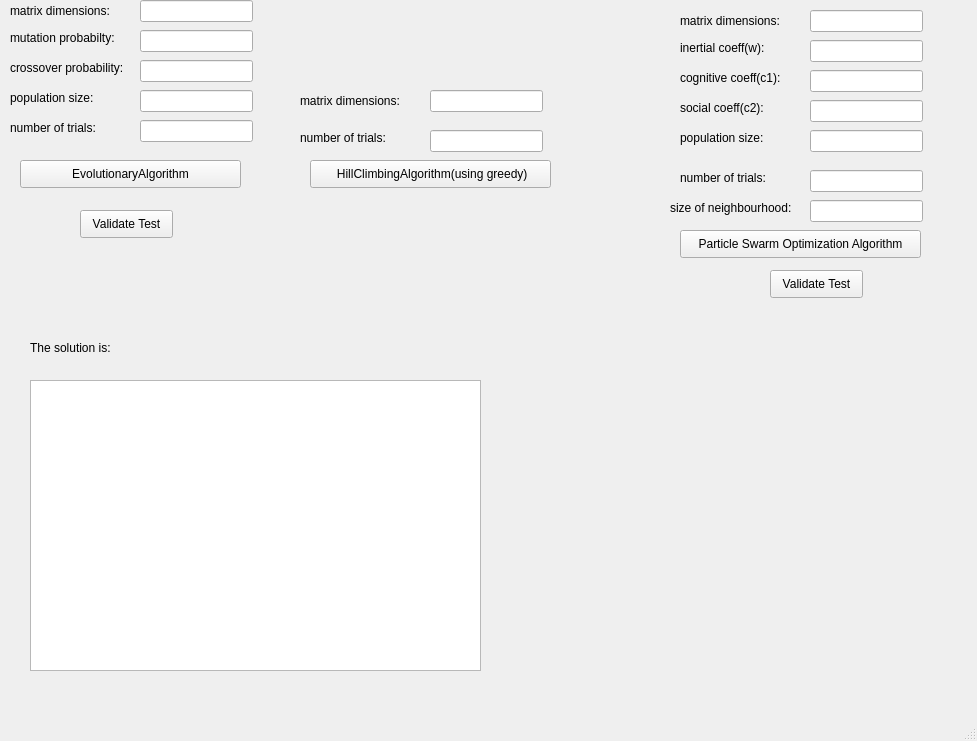
<?xml version="1.0" encoding="UTF-8"?>
<ui version="4.0">
 <class>MainWindow</class>
 <widget class="QMainWindow" name="MainWindow">
  <property name="geometry">
   <rect>
    <x>0</x>
    <y>0</y>
    <width>977</width>
    <height>741</height>
   </rect>
  </property>
  <property name="windowTitle">
   <string>MainWindow</string>
  </property>
  <widget class="QWidget" name="centralwidget">
   <widget class="QLineEdit" name="inputMatrixDimEA">
    <property name="geometry">
     <rect>
      <x>140</x>
      <y>0</y>
      <width>113</width>
      <height>22</height>
     </rect>
    </property>
   </widget>
   <widget class="QLabel" name="label">
    <property name="geometry">
     <rect>
      <x>10</x>
      <y>0</y>
      <width>111</width>
      <height>21</height>
     </rect>
    </property>
    <property name="text">
     <string>matrix dimensions:</string>
    </property>
   </widget>
   <widget class="QPushButton" name="eaAlgButton">
    <property name="geometry">
     <rect>
      <x>20</x>
      <y>160</y>
      <width>221</width>
      <height>28</height>
     </rect>
    </property>
    <property name="text">
     <string>EvolutionaryAlgorithm</string>
    </property>
   </widget>
   <widget class="QPushButton" name="hillAlgButton">
    <property name="geometry">
     <rect>
      <x>310</x>
      <y>160</y>
      <width>241</width>
      <height>28</height>
     </rect>
    </property>
    <property name="text">
     <string> HillClimbingAlgorithm(using greedy)</string>
    </property>
   </widget>
   <widget class="QLabel" name="label_4">
    <property name="geometry">
     <rect>
      <x>10</x>
      <y>30</y>
      <width>121</width>
      <height>16</height>
     </rect>
    </property>
    <property name="text">
     <string>mutation probabilty:</string>
    </property>
   </widget>
   <widget class="QLineEdit" name="inputMutationEA">
    <property name="geometry">
     <rect>
      <x>140</x>
      <y>30</y>
      <width>113</width>
      <height>22</height>
     </rect>
    </property>
   </widget>
   <widget class="QLabel" name="label_5">
    <property name="geometry">
     <rect>
      <x>10</x>
      <y>60</y>
      <width>131</width>
      <height>16</height>
     </rect>
    </property>
    <property name="text">
     <string>crossover probability:</string>
    </property>
   </widget>
   <widget class="QLineEdit" name="inputCrossOverEA">
    <property name="geometry">
     <rect>
      <x>140</x>
      <y>60</y>
      <width>113</width>
      <height>22</height>
     </rect>
    </property>
   </widget>
   <widget class="QLabel" name="label_6">
    <property name="geometry">
     <rect>
      <x>10</x>
      <y>90</y>
      <width>111</width>
      <height>16</height>
     </rect>
    </property>
    <property name="text">
     <string>population size:</string>
    </property>
   </widget>
   <widget class="QLineEdit" name="inputPopulationEA">
    <property name="geometry">
     <rect>
      <x>140</x>
      <y>90</y>
      <width>113</width>
      <height>22</height>
     </rect>
    </property>
   </widget>
   <widget class="QLabel" name="label_7">
    <property name="geometry">
     <rect>
      <x>10</x>
      <y>120</y>
      <width>111</width>
      <height>16</height>
     </rect>
    </property>
    <property name="text">
     <string>number of trials:</string>
    </property>
   </widget>
   <widget class="QLineEdit" name="inputTrialsEA">
    <property name="geometry">
     <rect>
      <x>140</x>
      <y>120</y>
      <width>113</width>
      <height>22</height>
     </rect>
    </property>
   </widget>
   <widget class="QPushButton" name="validateTestEA">
    <property name="geometry">
     <rect>
      <x>80</x>
      <y>210</y>
      <width>93</width>
      <height>28</height>
     </rect>
    </property>
    <property name="text">
     <string>Validate Test</string>
    </property>
   </widget>
   <widget class="QLabel" name="label_8">
    <property name="geometry">
     <rect>
      <x>300</x>
      <y>130</y>
      <width>111</width>
      <height>16</height>
     </rect>
    </property>
    <property name="text">
     <string>number of trials:</string>
    </property>
   </widget>
   <widget class="QLabel" name="label_2">
    <property name="geometry">
     <rect>
      <x>300</x>
      <y>90</y>
      <width>111</width>
      <height>21</height>
     </rect>
    </property>
    <property name="text">
     <string>matrix dimensions:</string>
    </property>
   </widget>
   <widget class="QLineEdit" name="inputTrialsHill">
    <property name="geometry">
     <rect>
      <x>430</x>
      <y>130</y>
      <width>113</width>
      <height>22</height>
     </rect>
    </property>
   </widget>
   <widget class="QLineEdit" name="inputMatrixDimHill">
    <property name="geometry">
     <rect>
      <x>430</x>
      <y>90</y>
      <width>113</width>
      <height>22</height>
     </rect>
    </property>
   </widget>
   <widget class="QPushButton" name="validateTestPSO">
    <property name="geometry">
     <rect>
      <x>770</x>
      <y>270</y>
      <width>93</width>
      <height>28</height>
     </rect>
    </property>
    <property name="text">
     <string>Validate Test</string>
    </property>
   </widget>
   <widget class="QPushButton" name="psoAlgButton">
    <property name="geometry">
     <rect>
      <x>680</x>
      <y>230</y>
      <width>241</width>
      <height>28</height>
     </rect>
    </property>
    <property name="text">
     <string>Particle Swarm Optimization Algorithm</string>
    </property>
   </widget>
   <widget class="QLineEdit" name="inputC1PSO">
    <property name="geometry">
     <rect>
      <x>810</x>
      <y>70</y>
      <width>113</width>
      <height>22</height>
     </rect>
    </property>
   </widget>
   <widget class="QLabel" name="label_3">
    <property name="geometry">
     <rect>
      <x>680</x>
      <y>10</y>
      <width>111</width>
      <height>21</height>
     </rect>
    </property>
    <property name="text">
     <string>matrix dimensions:</string>
    </property>
   </widget>
   <widget class="QLabel" name="label_9">
    <property name="geometry">
     <rect>
      <x>680</x>
      <y>70</y>
      <width>131</width>
      <height>16</height>
     </rect>
    </property>
    <property name="text">
     <string>cognitive coeff(c1):</string>
    </property>
   </widget>
   <widget class="QLabel" name="label_10">
    <property name="geometry">
     <rect>
      <x>680</x>
      <y>130</y>
      <width>111</width>
      <height>16</height>
     </rect>
    </property>
    <property name="text">
     <string>population size:</string>
    </property>
   </widget>
   <widget class="QLineEdit" name="inputMatrixDimPSO">
    <property name="geometry">
     <rect>
      <x>810</x>
      <y>10</y>
      <width>113</width>
      <height>22</height>
     </rect>
    </property>
   </widget>
   <widget class="QLineEdit" name="inputPopSizePSO">
    <property name="geometry">
     <rect>
      <x>810</x>
      <y>130</y>
      <width>113</width>
      <height>22</height>
     </rect>
    </property>
   </widget>
   <widget class="QLabel" name="label_11">
    <property name="geometry">
     <rect>
      <x>680</x>
      <y>40</y>
      <width>121</width>
      <height>16</height>
     </rect>
    </property>
    <property name="text">
     <string>inertial coeff(w):</string>
    </property>
   </widget>
   <widget class="QLineEdit" name="inputWPSO">
    <property name="geometry">
     <rect>
      <x>810</x>
      <y>40</y>
      <width>113</width>
      <height>22</height>
     </rect>
    </property>
   </widget>
   <widget class="QLineEdit" name="inputC2PSO">
    <property name="geometry">
     <rect>
      <x>810</x>
      <y>100</y>
      <width>113</width>
      <height>22</height>
     </rect>
    </property>
   </widget>
   <widget class="QLabel" name="label_12">
    <property name="geometry">
     <rect>
      <x>680</x>
      <y>100</y>
      <width>111</width>
      <height>16</height>
     </rect>
    </property>
    <property name="text">
     <string>social coeff(c2):</string>
    </property>
   </widget>
   <widget class="QLineEdit" name="inputTrialsPSO">
    <property name="geometry">
     <rect>
      <x>810</x>
      <y>170</y>
      <width>113</width>
      <height>22</height>
     </rect>
    </property>
   </widget>
   <widget class="QLabel" name="label_13">
    <property name="geometry">
     <rect>
      <x>680</x>
      <y>170</y>
      <width>111</width>
      <height>16</height>
     </rect>
    </property>
    <property name="text">
     <string>number of trials:</string>
    </property>
   </widget>
   <widget class="QLineEdit" name="inputSizeOfNeighbourhoodPSO">
    <property name="geometry">
     <rect>
      <x>810</x>
      <y>200</y>
      <width>113</width>
      <height>22</height>
     </rect>
    </property>
    <property name="text">
     <string/>
    </property>
   </widget>
   <widget class="QLabel" name="label_14">
    <property name="geometry">
     <rect>
      <x>670</x>
      <y>200</y>
      <width>131</width>
      <height>16</height>
     </rect>
    </property>
    <property name="text">
     <string>size of neighbourhood:</string>
    </property>
   </widget>
   <widget class="QListWidget" name="solutionShowWidget">
    <property name="geometry">
     <rect>
      <x>30</x>
      <y>380</y>
      <width>451</width>
      <height>291</height>
     </rect>
    </property>
   </widget>
   <widget class="QLabel" name="label_15">
    <property name="geometry">
     <rect>
      <x>30</x>
      <y>340</y>
      <width>251</width>
      <height>16</height>
     </rect>
    </property>
    <property name="text">
     <string>The solution is:</string>
    </property>
   </widget>
  </widget>
  <widget class="QMenuBar" name="menubar">
   <property name="geometry">
    <rect>
     <x>0</x>
     <y>0</y>
     <width>977</width>
     <height>26</height>
    </rect>
   </property>
  </widget>
  <widget class="QStatusBar" name="statusbar"/>
 </widget>
 <resources/>
 <connections/>
</ui>
